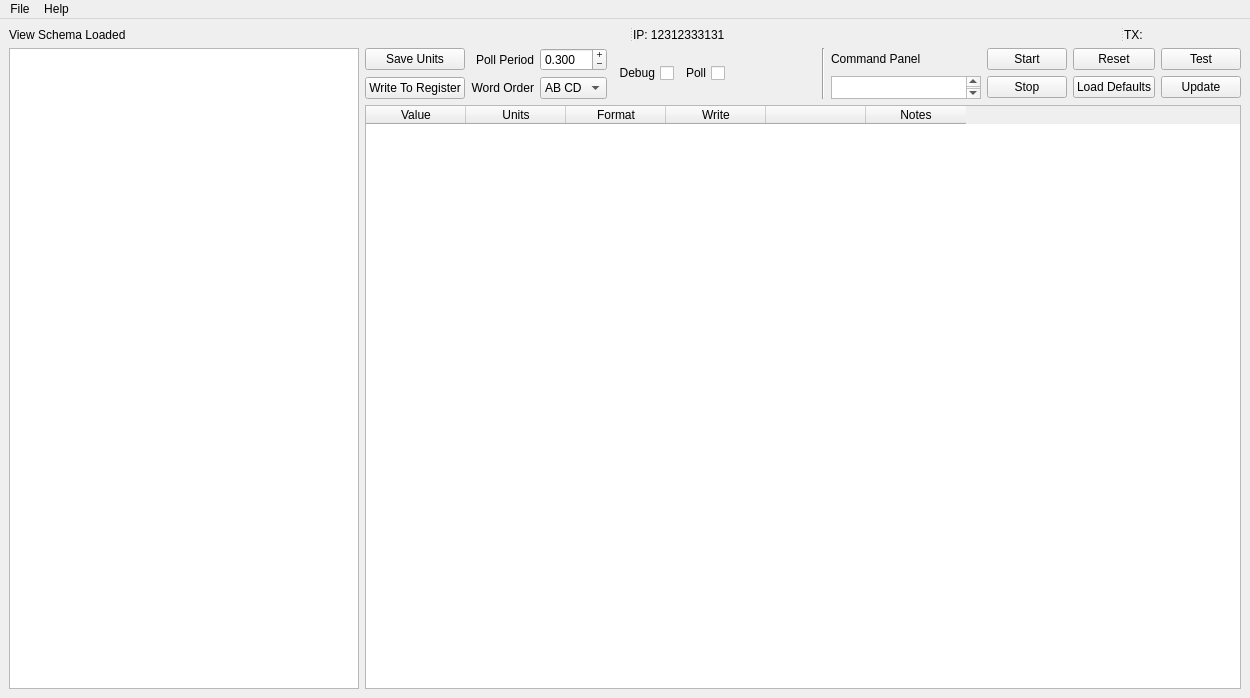
<?xml version="1.0" encoding="UTF-8"?>
<ui version="4.0">
 <class>MainWindow</class>
 <widget class="QMainWindow" name="MainWindow">
  <property name="geometry">
   <rect>
    <x>0</x>
    <y>0</y>
    <width>1250</width>
    <height>698</height>
   </rect>
  </property>
  <property name="cursor">
   <cursorShape>CrossCursor</cursorShape>
  </property>
  <property name="windowTitle">
   <string>Modbus Master Tool</string>
  </property>
  <property name="windowIcon">
   <iconset>
    <normaloff>../../../../Google Drive/final version]/modbusTool-master/modbus.png</normaloff>../../../../Google Drive/final version]/modbusTool-master/modbus.png</iconset>
  </property>
  <widget class="QWidget" name="centralwidget">
   <layout class="QVBoxLayout" name="verticalLayout_3">
    <item>
     <widget class="QSplitter" name="splitter">
      <property name="orientation">
       <enum>Qt::Horizontal</enum>
      </property>
      <widget class="QLabel" name="label_6">
       <property name="text">
        <string>View Schema Loaded</string>
       </property>
      </widget>
      <widget class="QLabel" name="label_4">
       <property name="text">
        <string>IP: 12312333131</string>
       </property>
      </widget>
      <widget class="QLabel" name="label_5">
       <property name="text">
        <string>TX: </string>
       </property>
      </widget>
     </widget>
    </item>
    <item>
     <layout class="QHBoxLayout" name="horizontalLayout_2">
      <item>
       <widget class="QTreeWidget" name="treeWidget">
        <property name="maximumSize">
         <size>
          <width>350</width>
          <height>16777215</height>
         </size>
        </property>
        <property name="rootIsDecorated">
         <bool>true</bool>
        </property>
        <property name="uniformRowHeights">
         <bool>false</bool>
        </property>
        <property name="itemsExpandable">
         <bool>true</bool>
        </property>
        <property name="animated">
         <bool>true</bool>
        </property>
        <property name="headerHidden">
         <bool>true</bool>
        </property>
        <attribute name="headerVisible">
         <bool>false</bool>
        </attribute>
        <column>
         <property name="text">
          <string notr="true">1</string>
         </property>
        </column>
       </widget>
      </item>
      <item>
       <layout class="QVBoxLayout" name="verticalLayout_2">
        <item>
         <layout class="QHBoxLayout" name="horizontalLayout">
          <item>
           <layout class="QGridLayout" name="gridLayout_2">
            <item row="0" column="0">
             <widget class="QPushButton" name="btnUnits">
              <property name="text">
               <string>Save Units</string>
              </property>
             </widget>
            </item>
            <item row="0" column="1">
             <widget class="QLabel" name="label">
              <property name="toolTip">
               <string extracomment="wit"/>
              </property>
              <property name="autoFillBackground">
               <bool>false</bool>
              </property>
              <property name="frameShape">
               <enum>QFrame::NoFrame</enum>
              </property>
              <property name="text">
               <string>Poll Period</string>
              </property>
              <property name="scaledContents">
               <bool>false</bool>
              </property>
              <property name="alignment">
               <set>Qt::AlignRight|Qt::AlignTrailing|Qt::AlignVCenter</set>
              </property>
              <property name="wordWrap">
               <bool>false</bool>
              </property>
             </widget>
            </item>
            <item row="0" column="2">
             <widget class="QDoubleSpinBox" name="spinBoxPollRate">
              <property name="alignment">
               <set>Qt::AlignLeading|Qt::AlignLeft|Qt::AlignVCenter</set>
              </property>
              <property name="buttonSymbols">
               <enum>QAbstractSpinBox::PlusMinus</enum>
              </property>
              <property name="showGroupSeparator" stdset="0">
               <bool>false</bool>
              </property>
              <property name="decimals">
               <number>3</number>
              </property>
              <property name="minimum">
               <double>0.010000000000000</double>
              </property>
              <property name="singleStep">
               <double>0.100000000000000</double>
              </property>
              <property name="value">
               <double>0.300000000000000</double>
              </property>
             </widget>
            </item>
            <item row="1" column="0">
             <widget class="QPushButton" name="btnWrite">
              <property name="text">
               <string>Write To Register</string>
              </property>
             </widget>
            </item>
            <item row="1" column="1">
             <widget class="QLabel" name="label_2">
              <property name="text">
               <string>Word Order</string>
              </property>
              <property name="alignment">
               <set>Qt::AlignRight|Qt::AlignTrailing|Qt::AlignVCenter</set>
              </property>
             </widget>
            </item>
            <item row="1" column="2">
             <widget class="QComboBox" name="comboBoxDataEncode">
              <item>
               <property name="text">
                <string>AB CD</string>
               </property>
              </item>
              <item>
               <property name="text">
                <string>CD AB</string>
               </property>
              </item>
             </widget>
            </item>
           </layout>
          </item>
          <item>
           <widget class="QCheckBox" name="checkDebug">
            <property name="layoutDirection">
             <enum>Qt::RightToLeft</enum>
            </property>
            <property name="text">
             <string>Debug</string>
            </property>
           </widget>
          </item>
          <item>
           <widget class="QCheckBox" name="checkBoxPoll">
            <property name="layoutDirection">
             <enum>Qt::RightToLeft</enum>
            </property>
            <property name="text">
             <string>Poll</string>
            </property>
           </widget>
          </item>
          <item>
           <spacer name="horizontalSpacer">
            <property name="orientation">
             <enum>Qt::Horizontal</enum>
            </property>
            <property name="sizeHint" stdset="0">
             <size>
              <width>40</width>
              <height>20</height>
             </size>
            </property>
           </spacer>
          </item>
          <item>
           <widget class="Line" name="line">
            <property name="orientation">
             <enum>Qt::Vertical</enum>
            </property>
           </widget>
          </item>
          <item>
           <layout class="QGridLayout" name="gridLayout">
            <item row="0" column="0">
             <widget class="QLabel" name="label_3">
              <property name="text">
               <string>Command Panel</string>
              </property>
             </widget>
            </item>
            <item row="0" column="1">
             <widget class="QPushButton" name="btnStar">
              <property name="text">
               <string>Start</string>
              </property>
             </widget>
            </item>
            <item row="0" column="2">
             <widget class="QPushButton" name="btnReset">
              <property name="text">
               <string>Reset</string>
              </property>
             </widget>
            </item>
            <item row="0" column="3">
             <widget class="QPushButton" name="btnTest">
              <property name="text">
               <string>Test</string>
              </property>
             </widget>
            </item>
            <item row="1" column="0">
             <widget class="QTextBrowser" name="textBrowserCommand">
              <property name="maximumSize">
               <size>
                <width>150</width>
                <height>23</height>
               </size>
              </property>
             </widget>
            </item>
            <item row="1" column="1">
             <widget class="QPushButton" name="btnSto">
              <property name="text">
               <string>Stop</string>
              </property>
             </widget>
            </item>
            <item row="1" column="2">
             <widget class="QPushButton" name="btnLoadDefaults">
              <property name="text">
               <string>Load Defaults</string>
              </property>
             </widget>
            </item>
            <item row="1" column="3">
             <widget class="QPushButton" name="btnUpdate">
              <property name="text">
               <string>Update</string>
              </property>
             </widget>
            </item>
           </layout>
          </item>
         </layout>
        </item>
        <item>
         <widget class="QTableWidget" name="tableWidget">
          <property name="toolTip">
           <string/>
          </property>
          <property name="toolTipDuration">
           <number>-1</number>
          </property>
          <property name="gridStyle">
           <enum>Qt::SolidLine</enum>
          </property>
          <property name="cornerButtonEnabled">
           <bool>false</bool>
          </property>
          <attribute name="horizontalHeaderVisible">
           <bool>true</bool>
          </attribute>
          <attribute name="horizontalHeaderShowSortIndicator" stdset="0">
           <bool>false</bool>
          </attribute>
          <attribute name="horizontalHeaderStretchLastSection">
           <bool>false</bool>
          </attribute>
          <attribute name="verticalHeaderVisible">
           <bool>true</bool>
          </attribute>
          <attribute name="verticalHeaderCascadingSectionResizes">
           <bool>false</bool>
          </attribute>
          <attribute name="verticalHeaderShowSortIndicator" stdset="0">
           <bool>false</bool>
          </attribute>
          <attribute name="verticalHeaderStretchLastSection">
           <bool>false</bool>
          </attribute>
          <column>
           <property name="text">
            <string>Value</string>
           </property>
          </column>
          <column>
           <property name="text">
            <string>Units</string>
           </property>
          </column>
          <column>
           <property name="text">
            <string>Format</string>
           </property>
          </column>
          <column>
           <property name="text">
            <string>Write</string>
           </property>
          </column>
          <column>
           <property name="text">
            <string/>
           </property>
          </column>
          <column>
           <property name="text">
            <string>Notes</string>
           </property>
          </column>
         </widget>
        </item>
        <item>
         <layout class="QVBoxLayout" name="verticalLayout"/>
        </item>
       </layout>
      </item>
     </layout>
    </item>
   </layout>
  </widget>
  <widget class="QMenuBar" name="menuBar">
   <property name="geometry">
    <rect>
     <x>0</x>
     <y>0</y>
     <width>1250</width>
     <height>21</height>
    </rect>
   </property>
   <widget class="QMenu" name="menuFile">
    <property name="title">
     <string>File</string>
    </property>
    <addaction name="actionSetup"/>
    <addaction name="actionSave_View_List"/>
    <addaction name="actionLoad_View_List"/>
    <addaction name="separator"/>
    <addaction name="actionQuit"/>
   </widget>
   <widget class="QMenu" name="menuHelp">
    <property name="title">
     <string>Help</string>
    </property>
   </widget>
   <addaction name="menuFile"/>
   <addaction name="menuHelp"/>
  </widget>
  <action name="actionSetup">
   <property name="text">
    <string>Setup</string>
   </property>
   <property name="shortcut">
    <string>F5</string>
   </property>
  </action>
  <action name="actionQuit">
   <property name="text">
    <string>Quit</string>
   </property>
  </action>
  <action name="actionSave_View_List">
   <property name="text">
    <string>Save View List</string>
   </property>
  </action>
  <action name="actionLoad_View_List">
   <property name="text">
    <string>Load View List</string>
   </property>
  </action>
 </widget>
 <resources/>
 <connections/>
</ui>
